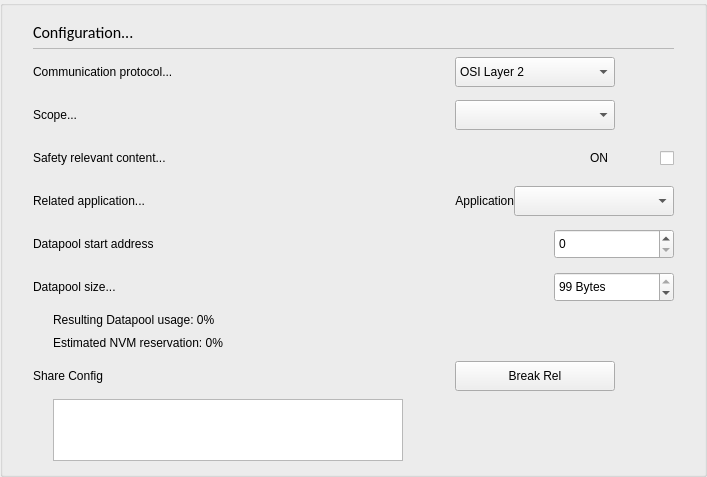
    <widget class="stw_opensyde_gui_elements::C_OgeGbx" name="pc_GroupBoxConfig">
     <property name="title">
      <string/>
     </property>
     <layout class="QHBoxLayout" name="horizontalLayout_4">
      <property name="sizeConstraint">
       <enum>QLayout::SetMinimumSize</enum>
      </property>
      <property name="leftMargin">
       <number>30</number>
      </property>
      <property name="rightMargin">
       <number>30</number>
      </property>
      <property name="bottomMargin">
       <number>13</number>
      </property>
      <item>
       <layout class="QGridLayout" name="gridLayout">
        <property name="verticalSpacing">
         <number>3</number>
        </property>
        <item row="8" column="1">
         <widget class="stw_opensyde_gui_elements::C_OgeLabGroupSubItem" name="pc_LabelDataPoolReservation">
          <property name="minimumSize">
           <size>
            <width>0</width>
            <height>20</height>
           </size>
          </property>
          <property name="maximumSize">
           <size>
            <width>16777215</width>
            <height>20</height>
           </size>
          </property>
          <property name="text">
           <string>Estimated NVM reservation: 0%</string>
          </property>
         </widget>
        </item>
        <item row="6" column="0" colspan="2">
         <widget class="stw_opensyde_gui_elements::C_OgeLabGroupItem" name="pc_LabelDatapoolSize">
          <property name="minimumSize">
           <size>
            <width>0</width>
            <height>40</height>
           </size>
          </property>
          <property name="maximumSize">
           <size>
            <width>16777215</width>
            <height>40</height>
           </size>
          </property>
          <property name="text">
           <string>Datapool size...</string>
          </property>
         </widget>
        </item>
        <item row="9" column="3" colspan="2">
         <widget class="stw_opensyde_gui_elements::C_OgePubConfigure" name="pc_BushButtonBreakRelation">
          <property name="minimumSize">
           <size>
            <width>160</width>
            <height>30</height>
           </size>
          </property>
          <property name="maximumSize">
           <size>
            <width>160</width>
            <height>30</height>
           </size>
          </property>
          <property name="text">
           <string>Break Rel</string>
          </property>
         </widget>
        </item>
        <item row="6" column="4">
         <widget class="stw_opensyde_gui_elements::C_OgeSpxNumber" name="pc_SpinBoxSize">
          <property name="minimumSize">
           <size>
            <width>120</width>
            <height>30</height>
           </size>
          </property>
          <property name="maximumSize">
           <size>
            <width>120</width>
            <height>30</height>
           </size>
          </property>
          <property name="accelerated">
           <bool>true</bool>
          </property>
          <property name="correctionMode">
           <enum>QAbstractSpinBox::CorrectToPreviousValue</enum>
          </property>
          <property name="showGroupSeparator" stdset="0">
           <bool>true</bool>
          </property>
          <property name="suffix">
           <string> Bytes</string>
          </property>
          <property name="singleStep">
           <number>100</number>
          </property>
          <property name="value">
           <number>99</number>
          </property>
         </widget>
        </item>
        <item row="4" column="0" colspan="2">
         <widget class="stw_opensyde_gui_elements::C_OgeLabGroupItem" name="pc_LabelRelatedApplication">
          <property name="minimumSize">
           <size>
            <width>0</width>
            <height>40</height>
           </size>
          </property>
          <property name="maximumSize">
           <size>
            <width>16777215</width>
            <height>40</height>
           </size>
          </property>
          <property name="text">
           <string>Related application...</string>
          </property>
         </widget>
        </item>
        <item row="9" column="0" colspan="2">
         <widget class="stw_opensyde_gui_elements::C_OgeLabGroupItem" name="pc_LabelDatapoolShareConfiguration">
          <property name="minimumSize">
           <size>
            <width>0</width>
            <height>40</height>
           </size>
          </property>
          <property name="maximumSize">
           <size>
            <width>16777215</width>
            <height>40</height>
           </size>
          </property>
          <property name="text">
           <string>Share Config</string>
          </property>
         </widget>
        </item>
        <item row="0" column="0" colspan="5">
         <layout class="QVBoxLayout" name="verticalLayout_10">
          <property name="spacing">
           <number>0</number>
          </property>
          <item>
           <widget class="stw_opensyde_gui_elements::C_OgeLabHeadingGroupBold" name="pc_LabelConfigurationHeading">
            <property name="minimumSize">
             <size>
              <width>0</width>
              <height>30</height>
             </size>
            </property>
            <property name="maximumSize">
             <size>
              <width>16777215</width>
              <height>30</height>
             </size>
            </property>
            <property name="font">
             <font>
              <family>Calibri</family>
              <pointsize>12</pointsize>
             </font>
            </property>
            <property name="text">
             <string>Configuration...</string>
            </property>
           </widget>
          </item>
          <item>
           <layout class="QHBoxLayout" name="horizontalLayout_20" stretch="0">
            <property name="spacing">
             <number>0</number>
            </property>
            <property name="topMargin">
             <number>1</number>
            </property>
            <item>
             <widget class="stw_opensyde_gui_elements::C_OgeFraSeparator" name="frame_2">
              <property name="minimumSize">
               <size>
                <width>0</width>
                <height>1</height>
               </size>
              </property>
              <property name="maximumSize">
               <size>
                <width>16777215</width>
                <height>1</height>
               </size>
              </property>
              <property name="frameShape">
               <enum>QFrame::StyledPanel</enum>
              </property>
              <property name="frameShadow">
               <enum>QFrame::Raised</enum>
              </property>
             </widget>
            </item>
           </layout>
          </item>
         </layout>
        </item>
        <item row="3" column="2">
         <spacer name="horizontalSpacer_8">
          <property name="orientation">
           <enum>Qt::Horizontal</enum>
          </property>
          <property name="sizeHint" stdset="0">
           <size>
            <width>40</width>
            <height>1</height>
           </size>
          </property>
         </spacer>
        </item>
        <item row="4" column="3" colspan="2">
         <layout class="QHBoxLayout" name="horizontalLayout_8">
          <item>
           <widget class="stw_opensyde_gui_elements::C_OgeLabGroupItem" name="pc_LabelApplicationReadOnly">
            <property name="text">
             <string>Application</string>
            </property>
            <property name="alignment">
             <set>Qt::AlignRight|Qt::AlignTrailing|Qt::AlignVCenter</set>
            </property>
           </widget>
          </item>
          <item>
           <widget class="stw_opensyde_gui_elements::C_OgeCbxText" name="pc_ComboBoxApplication">
            <property name="minimumSize">
             <size>
              <width>160</width>
              <height>30</height>
             </size>
            </property>
            <property name="maximumSize">
             <size>
              <width>160</width>
              <height>30</height>
             </size>
            </property>
            <property name="currentText">
             <string comment="asdf" extracomment="asdf"/>
            </property>
           </widget>
          </item>
         </layout>
        </item>
        <item row="3" column="0" colspan="2">
         <widget class="stw_opensyde_gui_elements::C_OgeLabGroupItem" name="pc_LabelSafetyContent">
          <property name="minimumSize">
           <size>
            <width>0</width>
            <height>40</height>
           </size>
          </property>
          <property name="maximumSize">
           <size>
            <width>16777215</width>
            <height>40</height>
           </size>
          </property>
          <property name="text">
           <string>Safety relevant content...</string>
          </property>
         </widget>
        </item>
        <item row="5" column="0" colspan="2">
         <widget class="stw_opensyde_gui_elements::C_OgeLabGroupItem" name="pc_LabelDatapoolStartAddress">
          <property name="minimumSize">
           <size>
            <width>0</width>
            <height>40</height>
           </size>
          </property>
          <property name="maximumSize">
           <size>
            <width>16777215</width>
            <height>40</height>
           </size>
          </property>
          <property name="text">
           <string>Datapool start address</string>
          </property>
         </widget>
        </item>
        <item row="2" column="3" colspan="2">
         <widget class="stw_opensyde_gui_elements::C_OgeCbxText" name="pc_ComboBoxScope">
          <property name="minimumSize">
           <size>
            <width>160</width>
            <height>30</height>
           </size>
          </property>
          <property name="maximumSize">
           <size>
            <width>160</width>
            <height>16777215</height>
           </size>
          </property>
         </widget>
        </item>
        <item row="2" column="0" colspan="2">
         <widget class="stw_opensyde_gui_elements::C_OgeLabGroupItem" name="pc_LabelScope">
          <property name="minimumSize">
           <size>
            <width>0</width>
            <height>40</height>
           </size>
          </property>
          <property name="maximumSize">
           <size>
            <width>16777215</width>
            <height>40</height>
           </size>
          </property>
          <property name="text">
           <string>Scope...</string>
          </property>
         </widget>
        </item>
        <item row="1" column="3" colspan="2">
         <widget class="stw_opensyde_gui_elements::C_OgeCbxText" name="pc_ComboBoxProtocol">
          <property name="minimumSize">
           <size>
            <width>160</width>
            <height>30</height>
           </size>
          </property>
          <property name="maximumSize">
           <size>
            <width>160</width>
            <height>30</height>
           </size>
          </property>
          <item>
           <property name="text">
            <string>OSI Layer 2</string>
           </property>
          </item>
          <item>
           <property name="text">
            <string extracomment="Test">ECeS</string>
           </property>
          </item>
          <item>
           <property name="text">
            <string>ECoS</string>
           </property>
          </item>
         </widget>
        </item>
        <item row="7" column="0">
         <spacer name="pc_SpacerSize">
          <property name="orientation">
           <enum>Qt::Horizontal</enum>
          </property>
          <property name="sizeType">
           <enum>QSizePolicy::Fixed</enum>
          </property>
          <property name="sizeHint" stdset="0">
           <size>
            <width>14</width>
            <height>0</height>
           </size>
          </property>
         </spacer>
        </item>
        <item row="1" column="0" colspan="2">
         <widget class="stw_opensyde_gui_elements::C_OgeLabGroupItem" name="pc_LabelComProt">
          <property name="minimumSize">
           <size>
            <width>0</width>
            <height>40</height>
           </size>
          </property>
          <property name="maximumSize">
           <size>
            <width>16777215</width>
            <height>40</height>
           </size>
          </property>
          <property name="text">
           <string>Communication protocol...</string>
          </property>
         </widget>
        </item>
        <item row="7" column="1">
         <widget class="stw_opensyde_gui_elements::C_OgeLabGroupSubItem" name="pc_LabelDataPoolUsage">
          <property name="minimumSize">
           <size>
            <width>0</width>
            <height>20</height>
           </size>
          </property>
          <property name="maximumSize">
           <size>
            <width>16777215</width>
            <height>20</height>
           </size>
          </property>
          <property name="text">
           <string>Resulting Datapool usage: 0%</string>
          </property>
         </widget>
        </item>
        <item row="10" column="1">
         <widget class="stw_opensyde_gui::C_SdNdeDpSelectorAddListWidget" name="pc_ListWidgetSharedDatapoolInfo">
          <property name="sizePolicy">
           <sizepolicy hsizetype="Fixed" vsizetype="Expanding">
            <horstretch>0</horstretch>
            <verstretch>0</verstretch>
           </sizepolicy>
          </property>
          <property name="minimumSize">
           <size>
            <width>350</width>
            <height>62</height>
           </size>
          </property>
          <property name="maximumSize">
           <size>
            <width>350</width>
            <height>62</height>
           </size>
          </property>
         </widget>
        </item>
        <item row="5" column="4">
         <widget class="stw_opensyde_gui_elements::C_OgeSpxNumber" name="pc_SpinBoxDatapoolStartAddress">
          <property name="minimumSize">
           <size>
            <width>120</width>
            <height>30</height>
           </size>
          </property>
          <property name="maximumSize">
           <size>
            <width>120</width>
            <height>30</height>
           </size>
          </property>
         </widget>
        </item>
        <item row="3" column="3" colspan="2">
         <layout class="QHBoxLayout" name="horizontalLayout_11">
          <item>
           <spacer name="horizontalSpacer">
            <property name="orientation">
             <enum>Qt::Horizontal</enum>
            </property>
            <property name="sizeHint" stdset="0">
             <size>
              <width>1</width>
              <height>1</height>
             </size>
            </property>
           </spacer>
          </item>
          <item>
           <widget class="stw_opensyde_gui_elements::C_OgeLabGroupItem" name="pc_LabelSafety">
            <property name="text">
             <string>ON</string>
            </property>
            <property name="alignment">
             <set>Qt::AlignRight|Qt::AlignTrailing|Qt::AlignVCenter</set>
            </property>
           </widget>
          </item>
          <item>
           <widget class="stw_opensyde_gui_elements::C_OgeChxTristateTransparentToggle" name="pc_CheckBoxSafety">
            <property name="enabled">
             <bool>true</bool>
            </property>
            <property name="sizePolicy">
             <sizepolicy hsizetype="Fixed" vsizetype="Fixed">
              <horstretch>0</horstretch>
              <verstretch>0</verstretch>
             </sizepolicy>
            </property>
            <property name="minimumSize">
             <size>
              <width>66</width>
              <height>30</height>
             </size>
            </property>
            <property name="maximumSize">
             <size>
              <width>66</width>
              <height>30</height>
             </size>
            </property>
            <property name="focusPolicy">
             <enum>Qt::NoFocus</enum>
            </property>
            <property name="layoutDirection">
             <enum>Qt::RightToLeft</enum>
            </property>
            <property name="text">
             <string/>
            </property>
           </widget>
          </item>
         </layout>
        </item>
       </layout>
      </item>
     </layout>
    </widget>
